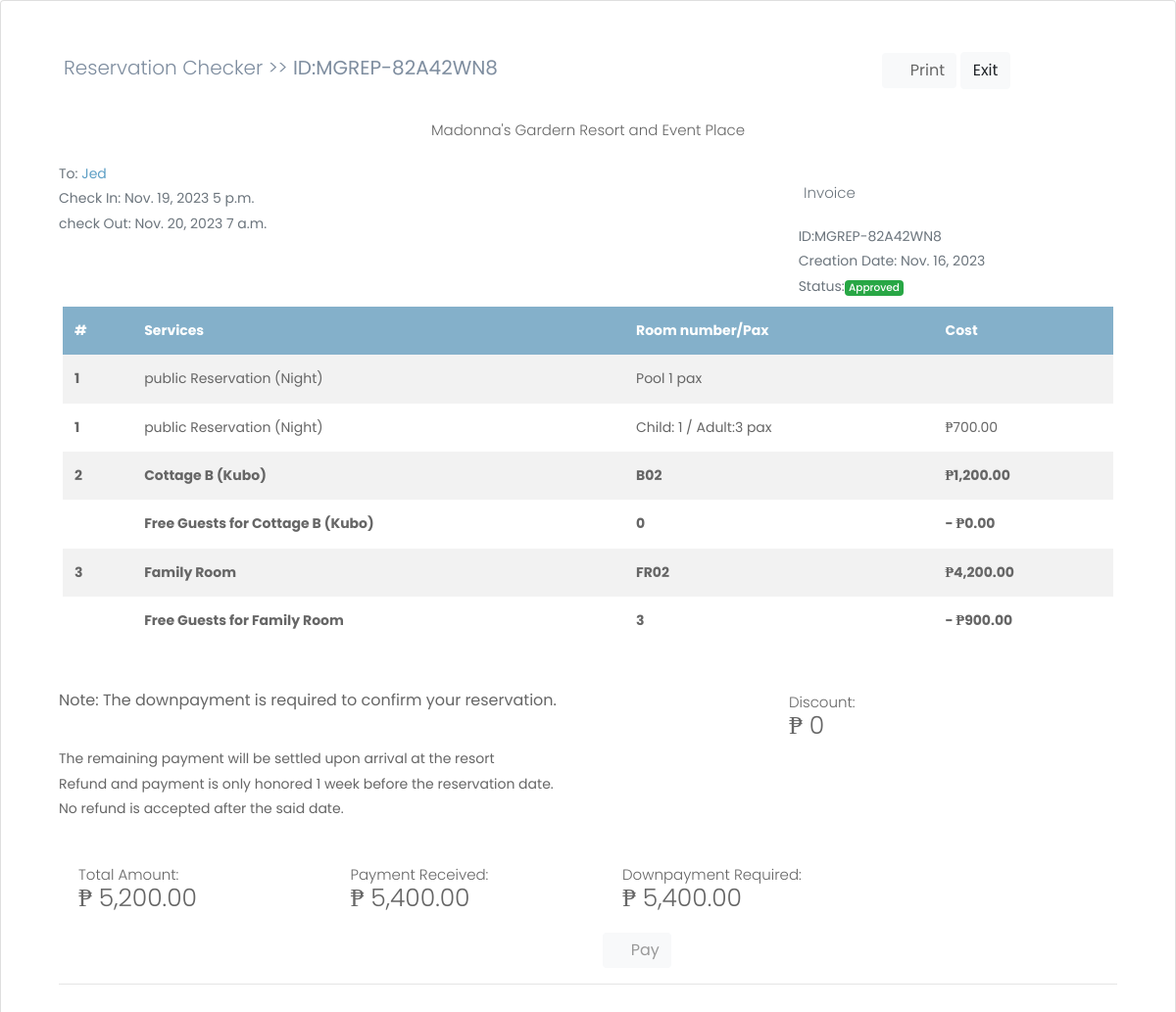
The page /reservation/summary/MGREP-82A42WN8/ on the database its author committed.
### test/models.py (models this page shows, shortened)
class Reservation(models.Model):
    room = models.ManyToManyField(Room,  default=1, blank=True, null=True)
    POOL_CHOICES = (
        ('Pool 1','Pool 1'),
        ('Pool 2','Pool 2'),
    )
    pool = models.CharField(max_length=20, choices=POOL_CHOICES)
    check_in_date = models.DateField()
    check_out_date = models.DateField()
    check_in_time = models.TimeField()  # New field for check-in time
    check_out_time = models.TimeField()  # New field for check-out time
    guest_name = models.CharField(max_length=100)
    guest_email = models.EmailField()
    guest_phone = models.CharField(max_length=20)
    num_guests = models.PositiveIntegerField(default=1)
    num_child = models.PositiveIntegerField(default=0, null=True, blank=True)
    withRoom = models.BooleanField(null=True, blank=True)
    discount_code = models.ForeignKey(Discount, on_delete=models.SET_NULL, null= True, blank= True)
    reservation_time = models.CharField(max_length=10, choices=[('Morning', 'Morning'), ('Night', 'Night')])
    RESERVATION_TYPE_CHOICES = (
        ('public', 'Public'),
        ('private', 'Private'),
    )
    reservation_type = models.CharField(max_length=10, choices=RESERVATION_TYPE_CHOICES, null=False)
    reference_number = models.CharField(max_length=16, unique=True, null=True)
    reservationChoices=(
    ('Approved','Approved'),
    ('Pending','Pending'),
    ('Cancelled','Cancelled'),
  )
    status = models.CharField(choices=reservationChoices, max_length=10,default='Pending')
    date = models.DateField(auto_now=True)
    total = models.DecimalField(max_digits=10, decimal_places=2)
    payments = models.DecimalField(max_digits=10, decimal_places=2, default=0.00) # type: ignore

class Room(models.Model):
    room_number = models.CharField(max_length=10)
    room_type = models.ForeignKey(Facility, on_delete=models.CASCADE)
    price_per_night = models.DecimalField(max_digits=10, decimal_places=2)
    free_guests = models.IntegerField(default=0)
    def __str__(self):
        return self.room_number  # You can change this to display room type and number

### Reservation/models.py (models this page shows, shortened)
class Facility(models.Model):
    FacilityCategoriesChoices = (
        ("pool", "Pool"),
        ("rooms", "Rooms"),
        ("cottages", "Cottages"),
        ("EH", "Event Hall"),
    )
    facilityName = models.CharField(max_length=255, unique=True)
    facilityDescription = models.CharField(max_length=255)
    facilityCategory = models.CharField(
        max_length=20, choices=FacilityCategoriesChoices, blank=False, default="pool"
    )
    facilityPic = models.ImageField(upload_to="facilities", null=True)
    facilityPrice = models.DecimalField(decimal_places=2, max_digits=8)
    facility_free = models.IntegerField( default=0)
    facilitymax = models.IntegerField()
    facilityActive = models.BooleanField(default=False)

### test/views.py (the view, shortened to what this page needs)
# urls.py: path('reservation/summary/<str:reference_number>/', views.ReservationSummaryView.as_view(), name='reservation_summary'),
class ReservationSummaryView(View):
    template_name = "reference.html"
    def get(self, request, reference_number):
        reservation = get_object_or_404(Reservation, reference_number=reference_number)
        reservation_type = reservation.reservation_type
        reservation_time = reservation.reservation_time
        num_guests = reservation.num_guests
        check_in_date = reservation.check_in_date
        num_child = reservation.num_child
        withRoom = reservation.withRoom
        print(reservation_time)
        print(reservation_type)
        total_pax = getTotal(
            reservation_type,
            reservation_time,
            num_guests,
            num_child,
            check_in_date,
            withRoom,
        )
        rooms = reservation.room.all()
        print(rooms)
        room_details = []
        price = 0
        if reservation_type == "private":
            reservation_type1 ="Private"
            if reservation_time == "Morning":
                reservation_time = "Day"
            price = Prices.objects.get(
                type=reservation_type1,
                time = reservation_time,
                maxPax=num_guests,
                withRoom = withRoom
            )
        elif reservation_type == "public":
            price = Facility.objects.get(
                facilityName=reservation_type + " " + reservation_time
            )
        downpayment = 0
        for room in rooms:
            if reservation_type == 'public':
                downpayment = downpayment + room.price_per_night
                room_details.append(
                {
                    "room_number": room.room_number,
                    "room_type": room.room_type.facilityName,
                    "price": room.price_per_night,
                    "free": computeFreeGuest(num_guests, room.free_guests),
                    "free_price": computeFree(num_guests, room.free_guests, price),
                }
                )
        if reservation_type == 'private':
            downpayment=reservation.total / 2
        discount = 0
        print("downpayment:", downpayment)
        if reservation.discount_code != None:
            discount = reservation.discount_code.discountPrice
        else:
            discount = 0
        context = {
            "reserve": {
                "referenceNum": reservation.reference_number,
                "customer": reservation.guest_name,
                "checkIn": reservation.check_in_date,
                "timeIn": reservation.check_in_time,
                "checkOut": reservation.check_out_date,
                "timeOut": reservation.check_out_time,
                "date": reservation.date,
                "status": reservation.status,
                "discount": discount,
                "total": reservation.total,
                "num_guest": reservation.num_guests,
                "room": room_details,
                "type": reservation_type,
                "time": reservation_time,
                "total_pax": total_pax,
                "pool": reservation.pool,
                "num_child":reservation.num_child,
                "withRoom" : reservation.withRoom,
                "payments":reservation.payments,
                "downpayment":downpayment
            }
        }
        return render(request, self.template_name, context)

### test/views.py (called while the page is built)
def computeFreeGuest(num_guests, free_guests):
    if num_guests < free_guests:
        free = num_guests
    else:
        free = free_guests
    return free

def computeFree(num_guests, free_guests, price):
    if num_guests < free_guests:
        free = num_guests * price.facilityPrice
    else:
        free = free_guests * price.facilityPrice
    return free

### test/templates/reference.html (shortened to what this page needs)
{% load static %}
{% load humanize %}
<!DOCTYPE html>
<html lang="en">
   <head>
      <link rel="stylesheet" type="text/css" href="{% static 'css/bootstrap.min.css' %}">
      <link rel="stylesheet" type="text/css" href="{% static 'css/css4.css' %}">
      <link rel="stylesheet" href="{% static 'css/responsive10.css' %}">
      <link rel="stylesheet" href="{% static 'css/jquery.mCustomScrollbar.min.css'%}">
      <link rel="stylesheet" href="https://netdna.bootstrapcdn.com/font-awesome/4.0.3/css/font-awesome.css">
      <link rel="stylesheet" href="{% static 'css/owl.carousel.min.css'%}">
      <link rel="stylesheet" href="{% static 'css/nice-select.css'%}">
      <link rel="stylesheet" href="{% static 'css/owl.theme.default.min.css' %}">
      <link rel="stylesheet" href="https://cdnjs.cloudflare.com/ajax/libs/fancybox/2.1.5/jquery.fancybox.min.css" media="screen">
    </head>
   <body>
<div class="card" >
    <div class="card-body" >
      <div class="container mb-5 mt-3">
        <div class="row d-flex align-items-baseline">
          <div class="col-xl-9">
            <p style="color: #7e8d9f;font-size: 20px;">Reservation Checker >> <strong>ID:{{reserve.referenceNum}}</strong></p>
          </div>
          <div class="col-xl-3 float-end">
            <a  onClick="printDiv('receipt')"  class="btn btn-light text-capitalize border-0" data-mdb-ripple-color="dark"><i
                class="fas fa-print text-primary"></i> Print</a>
                <a href="{% url 'index' %}"class="btn btn-light text-capitalize" data-mdb-ripple-color="dark"> Exit</a>
          </div>
        </div>
        <div class="container" id="receipt">
          <div class="col-md-12">
            <div class="text-center">
              <p class="pt-0">Madonna's Gardern Resort and Event Place</p>
            </div>
          </div>
          <div class="row">
            <div class="col-xl-8">
              <ul class="list-unstyled">
                <li class="text-muted">To: <span style="color:#5d9fc5 ;">{{reserve.customer}}</span></li>
                <li class="text-muted">Check In: {{reserve.checkIn}} {{reserve.timeIn}}</li>
                <li class="text-muted">check Out: {{reserve.checkOut}} {{reserve.timeOut}}</li>
              </ul>
            </div>
            <div class="col-xl-4">
              <p class="text-muted">Invoice</p>
              <ul class="list-unstyled">
                <li class="text-muted"><i class="fas fa-circle" style="color:#84B0CA ;"></i> <span
                    class="fw-bold">ID:</span>{{reserve.referenceNum}}</li>
                <li class="text-muted"><i class="fas fa-circle" style="color:#84B0CA ;"></i> <span
                    class="fw-bold">Creation Date: </span>
                       {{reserve.date}}</li>
                <li class="text-muted"><i class="fas fa-circle" style="color:#84B0CA ;"></i> <span
                    class="me-1 fw-bold">Status:</span><span class="badge {% if reserve.status == "Approved" %} bg-success {% elif reserve.status == "Pending" %} bg-warning {% elif reserve.status == "Cancelled" %}bg-danger {% endif %} text-white fw-bold">
                    {{reserve.status}}</span></li>
              </ul>
            </div>
          </div>
          <div class="row my-2 mx-1 justify-content-center">
            <table class="table table-striped table-borderless">
              <thead style="background-color:#84B0CA ;" class="text-white">
                <tr>
                  <th scope="col">#</th>
                  <th scope="col">Services</th>
                  <th scope="col">Room number/Pax</th>
                  <th scope="col">Cost</th>
                </tr>
              </thead>
               <tbody>
                <tr>
                  {% if reserve.type == 'public'%}
                  <th scope="row">1</th>
                  <td>{{reserve.type}} Reservation ({{reserve.time}}) </td>
                  <td>{{reserve.pool}} pax</td>
                  <td></td>
                </tr>
                <tr>
                  <th scope="row">1</th>
                  <td>{{reserve.type}} Reservation ({{reserve.time}}) </td>
                  <td>Child: {{reserve.num_child}} / Adult:{{reserve.num_guest}} pax</td>
                  <td>₱{{reserve.total_pax}}</td>
                {% endif %}
                </tr>
                <tr>
                  {% for rooms in reserve.room  %}
                  <th scope="col">{{forloop.counter|add:1}}
                  <th scope="col">{{rooms.room_type}}
                  <th scope="col">{{rooms.room_number}}
                  <th scope="col">₱{{rooms.price|intcomma}}
                  </tr>
                  {% if reserve.type == 'public' %}
                  <tr>
                    <th scope="col">
                    <th scope="col">Free Guests for {{rooms.room_type}}
                    <th scope="col">{{rooms.free}}
                    <th scope="col">- ₱{{rooms.free_price|intcomma}}
                  </tr>
                  {% endif %}
                  {% endfor %}
              </tbody>
            </table>
          </div>
          <div class="row">
            <div class="col-xl-8">
              <p class="text-muted mt-2"><h4>Note: The downpayment is required to confirm your reservation.</h4></br>
              The remaining payment will be settled upon arrival at the resort</br>
              Refund and payment is only honored 1 week before the reservation date.</br>
               No refund is accepted after the said date.
              </p>
            </div>
            <p class="text-black float-start"><span class="text-black me-3"> Discount:</span><span
              style="font-size: 25px;"></br> ₱ {{reserve.discount| intcomma }}</span></p>
            <div class="col-xl-3">
               <p class="text-black float-start"><span class="text-black me-3"> Total Amount:</span><span
                  style="font-size: 25px;"></br> ₱ {{reserve.total| intcomma }}</span></p>
            </div>
            <div class="col-xl-3">
              <p class="text-black float-start"><span class="text-black me-3"> Payment Received:</span><span
                style="font-size: 25px;"></br> ₱ {{reserve.payments| intcomma }}</span>
              </p>
           </div>
           <div class="col-xl-3">
            <p class="text-black float-start"><span class="text-black me-3"> Downpayment Required:</span><span
              style="font-size: 25px;"></br> ₱ {{reserve.downpayment|intcomma}}</br>
            </span>
            </p>
            <a  href="{% url "pay_test" %}?param1={{reserve.referenceNum}}"  class="btn btn-light text-capitalize border-0" data-mdb-ripple-color="dark"
             {% if  reserve.status == "Approved" or reserve.status == "Cancelled"%}id="myLink"{% endif %}><i
              class="fas fa-print text-primary"></i> Pay</a>
         </div>
          </div>
          <hr>
        </div>
      </div>
    </div>
  </div>
   </body>
</html>

### static/css/css4.css (style rules this page uses)
:root { --green: #37a329; }
* { box-sizing: border-box !important; transition: ease all 0.5s; }
html { scroll-behavior: smooth; }
body { color: #666666; font-size: 14px; font-family: Poppins; line-height: 1.80857; font-weight: normal; overflow-x: hidden; }
a { color: #1f1f1f; text-decoration: none !important; outline: none !important; -webkit-transition: all 0.3s ease-in-out; -moz-transition: all 0.3s ease-in-out; -ms-transition: all 0.3s ease-in-out; -o-transition: all 0.3s ease-in-out; transition: all 0.3s ease-in-out; }
h1, h2, h3, h4, h5, h6 { letter-spacing: 0; font-weight: normal; position: relative; padding: 0 0 10px 0; font-weight: normal; line-height: normal; margin: 0; }
h4 { font-size: 16px; }
*, *::after, *::before { -webkit-box-sizing: border-box; -moz-box-sizing: border-box; box-sizing: border-box; }
ul, li, ol { margin: 0px; padding: 0px; list-style: none; }
p { margin: 20px; font-weight: 300; font-size: 15px; line-height: 24px; }
a { color: #222222; text-decoration: none; outline: none !important; }
a, .btn { text-decoration: none !important; outline: none !important; -webkit-transition: all 0.3s ease-in-out; -moz-transition: all 0.3s ease-in-out; -ms-transition: all 0.3s ease-in-out; -o-transition: all 0.3s ease-in-out; transition: all 0.3s ease-in-out; }
.badge { font-weight: 500; }

### test/templates/reference.html (style rules this page uses)
#myLink[disabled] { color: #999; pointer-events: none; text-decoration: none; cursor: not-allowed; }

### rows shown on the page
Reservation: referenceNum "MGREP-82A42WN8", customer "Jed", checkIn "Nov. 19, 2023", timeIn "5 p.m.", checkOut "Nov. 20, 2023", timeOut "7 a.m.", date "Nov. 16, 2023", status "Approved", type "public", time "Night", pool "Pool 1", total "5,200.00", payments "5,400.00"
Facility: room_type "Cottage B (Kubo)", room_type "Cottage B (Kubo)"
Room: room_number "B02", price "1,200.00"
Facility: room_type "Family Room", room_type "Family Room"
Room: room_number "FR02", price "4,200.00"

### other values the page prints
{{ reserve.num_child }} "1"
{{ reserve.num_guest }} "3"
{{ reserve.total_pax }} "700.00"
{{ rooms.free }} "0" "3"
{{ rooms.free_price|intcomma }} "0.00" "900.00"
{{ reserve.discount| intcomma }} "0"
{{ reserve.downpayment|intcomma }} "5,400.00"
